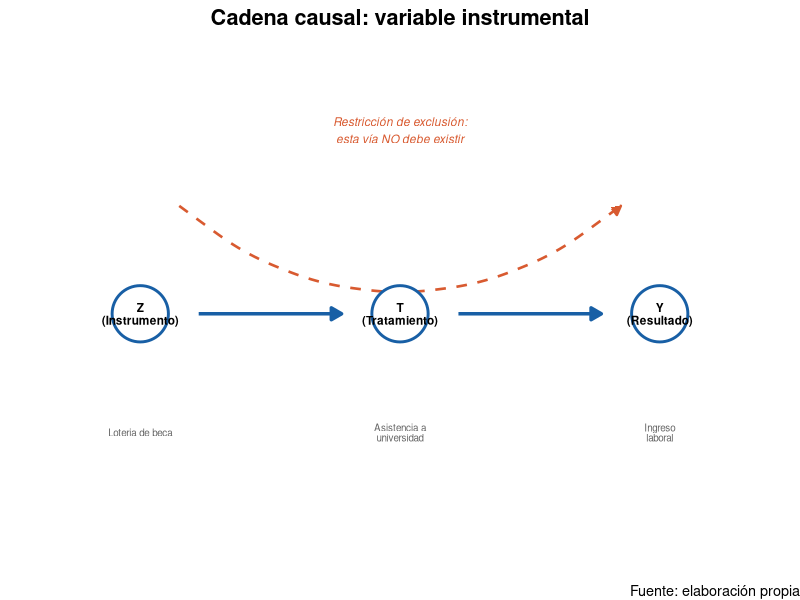

Generate this figure with R:
## ---- chunk 1
#| label: fig-iv-cadena-causal
#| fig-cap: "Cadena causal de las variables instrumentales: el instrumento Z afecta al resultado Y unicamente a traves del tratamiento T"
#| echo: false

library(ggplot2)

# Diagrama de la cadena causal Z -> T -> Y
nodos <- data.frame(
  x = c(1, 3, 5),
  y = c(0, 0, 0),
  etiqueta = c("Z\n(Instrumento)", "T\n(Tratamiento)", "Y\n(Resultado)"),
  ejemplo = c("Loteria de beca", "Asistencia a\nuniversidad", "Ingreso\nlaboral")
)

flechas <- data.frame(
  x_ini = c(1.45, 3.45),
  x_fin = c(2.55, 4.55),
  y_ini = c(0, 0),
  y_fin = c(0, 0)
)

# Flecha prohibida Z -> Y directa
flecha_prohibida <- data.frame(
  x_ini = 1.3, x_fin = 4.7,
  y_ini = 0.5, y_fin = 0.5
)

ggplot() +
  # Flechas validas

  geom_segment(data = flechas,
               aes(x = x_ini, xend = x_fin, y = y_ini, yend = y_fin),
               arrow = arrow(length = unit(0.3, "cm"), type = "closed"),
               linewidth = 1.2, color = "#185FA5") +
  # Flecha prohibida

  geom_curve(data = flecha_prohibida,
             aes(x = x_ini, xend = x_fin, y = y_ini, yend = y_fin),
             arrow = arrow(length = unit(0.25, "cm"), type = "closed"),
             linewidth = 0.9, color = "#D85A30", linetype = "dashed",
             curvature = 0.4) +
  annotate("text", x = 3, y = 0.85, label = "Restricción de exclusión:\nesta vía NO debe existir",
           color = "#D85A30", size = 3, fontface = "italic") +
  # Nodos

  geom_point(data = nodos, aes(x = x, y = y), size = 18,
             color = "#185FA5", fill = "white", shape = 21, stroke = 1.5) +
  geom_text(data = nodos, aes(x = x, y = y, label = etiqueta),
            size = 3, fontface = "bold", lineheight = 0.9) +
  geom_text(data = nodos, aes(x = x, y = y - 0.55, label = ejemplo),
            size = 2.5, color = "gray40", lineheight = 0.85) +
  coord_cartesian(xlim = c(0.2, 5.8), ylim = c(-1.1, 1.2)) +
  labs(title = "Cadena causal: variable instrumental",
       caption = "Fuente: elaboración propia") +
  theme_void(base_size = 13) +
  theme(plot.title = element_text(face = "bold", hjust = 0.5))
## ---- chunk 2
#| label: tbl-iv-tipos
#| tbl-cap: "Tipos de individuos según su respuesta al instrumento"
#| echo: false

tipos <- data.frame(
  Tipo = c("Cumplidores (compliers)",
           "Siempre-tratados (always-takers)",
           "Nunca-tratados (never-takers)",
           "Desafiantes (defiers)"),
  Comportamiento = c(
    "Participan si ganan la lotería, no participan si no la ganan",
    "Participan sin importar si ganan o no la lotería",
    "No participan sin importar si ganan o no la lotería",
    "Participan solo si NO ganan la lotería (caso raro)"
  ),
  Relevancia = c(
    "El LATE estima el efecto para este grupo",
    "IV no identifica su efecto",
    "IV no identifica su efecto",
    "Se asume que no existen (supuesto de monotonicidad, véase @angrist2009)"
  )
)

knitr::kable(tipos, col.names = c("Tipo", "Comportamiento", "Relevancia para IV"))
